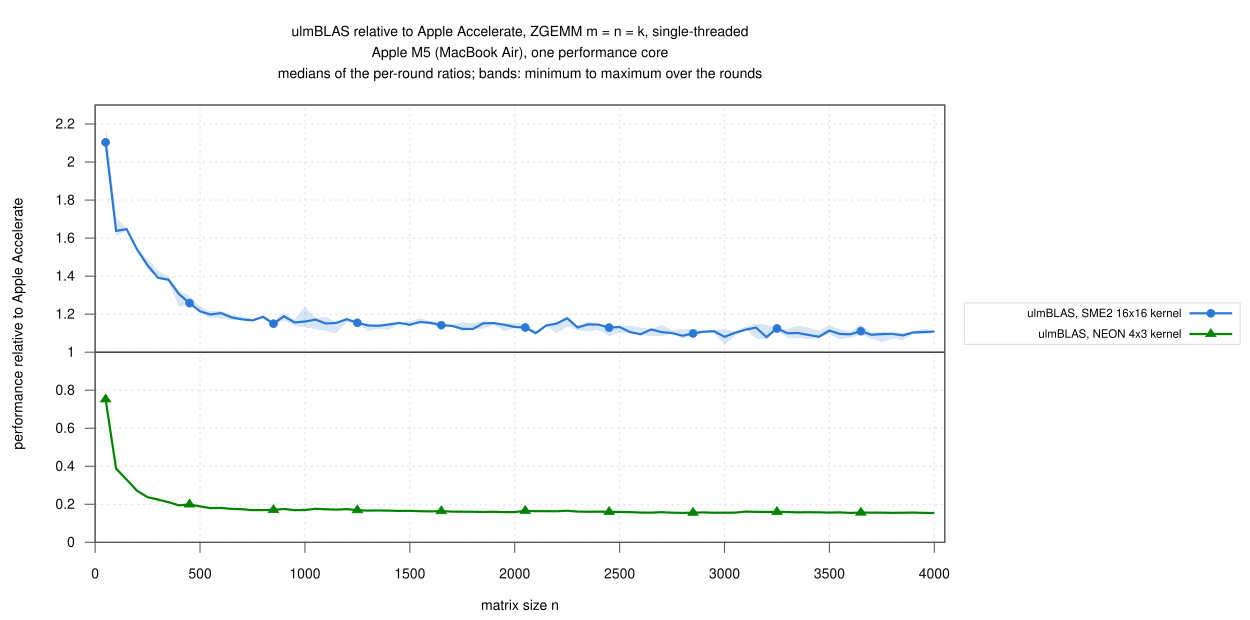

The gnuplot source for this figure:
load "_style.gp"
set terminal svg size 1250,620 dynamic enhanced font "Helvetica,14" background rgb "white"
set output "ratio_accelerate.svg"
set title "ulmBLAS relative to Apple Accelerate, ZGEMM m = n = k, single-threaded\n".CPU."\nmedians of the per-round ratios; bands: minimum to maximum over the rounds" font ",14"
set xlabel "matrix size n"
set ylabel "performance relative to Apple Accelerate"
set xrange [0:4050]
set xtics 500
set yrange [0:2.3]
set ytics 0.2
set key outside right center vertical font ",11.5" spacing 1.2 width 1 box lc rgb "#dcdcdc"
set arrow from 0,1 to 4050,1 nohead lc rgb "#0b0b0b" lw 1.2
plot for [i=1:2] D."ratios.csv" using "n":(column(V[i]."_over_accelerate_min")):(column(V[i]."_over_accelerate_max")) \
         with filledcurves fs transparent solid 0.18 noborder lc rgb C[i] notitle, \
     for [i=1:2] D."ratios.csv" using "n":V[i]."_over_accelerate" with linespoints \
         lc rgb C[i] lw 2.2 pt P[i] pi 8 ps 0.75 title T[i]
